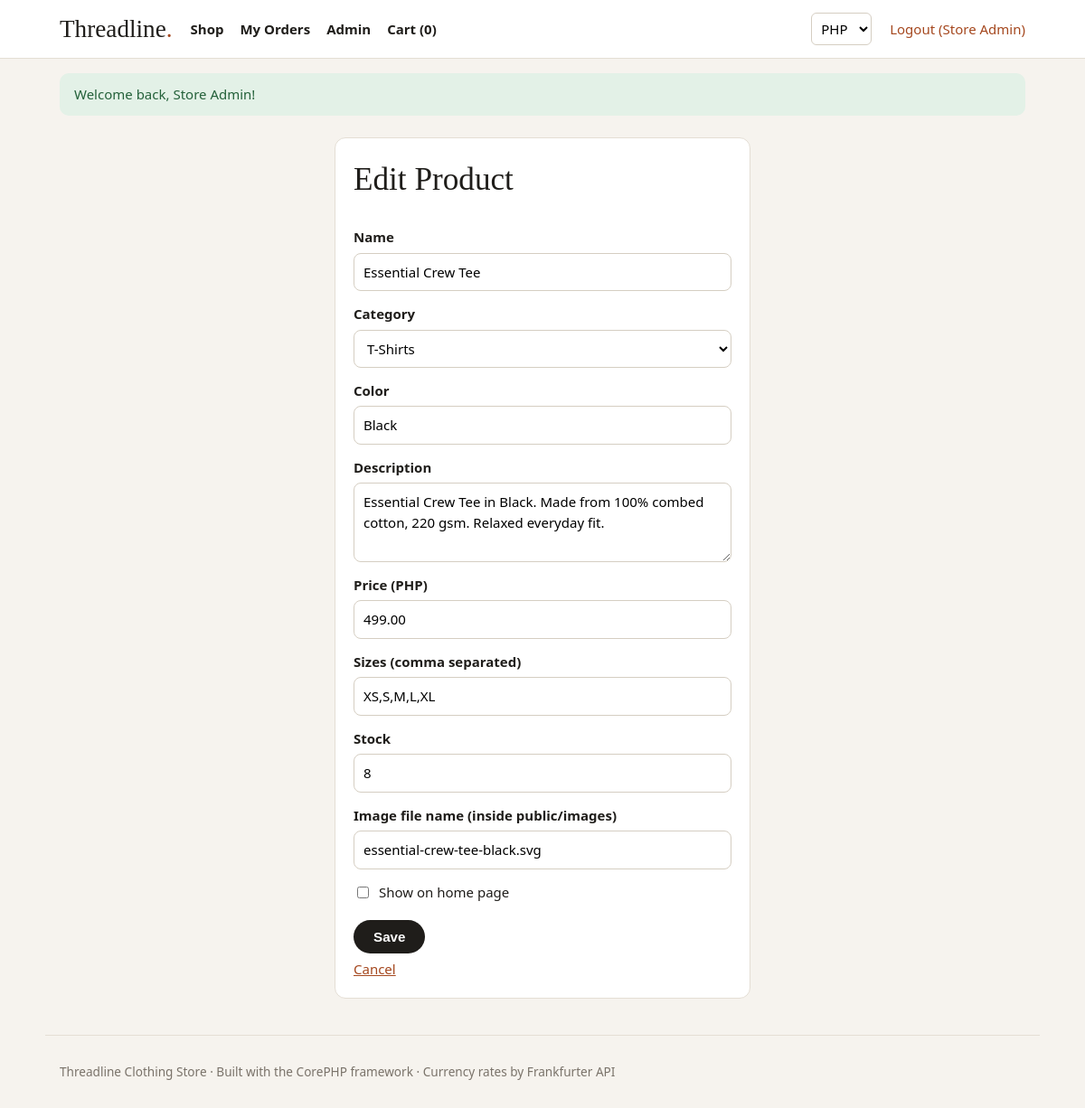
Screenshot of /admin/product-form?id=2 (signed in) with the database file from the repository.
### tables this page shows
CREATE TABLE products (
    id          INT AUTO_INCREMENT PRIMARY KEY,
    category_id INT NOT NULL,
    name        VARCHAR(150) NOT NULL,
    color       VARCHAR(40),
    description TEXT,
    price       DECIMAL(10,2) NOT NULL,
    sizes       VARCHAR(60) NOT NULL,
    stock       INT NOT NULL DEFAULT 0,
    image       VARCHAR(255),
    is_featured TINYINT(1) NOT NULL DEFAULT 0,
    created_at  DATETIME NOT NULL DEFAULT CURRENT_TIMESTAMP,
    FOREIGN KEY (category_id) REFERENCES categories(id)
);

CREATE TABLE categories (
    id   INT AUTO_INCREMENT PRIMARY KEY,
    name VARCHAR(80) NOT NULL
);

### app/helpers.php (called while the page is built, shortened)
<?php
function db()
{
    return Database::connect($GLOBALS['config']['database']);
}
function view($name, $data = [])
{
    extract($data);
    require __DIR__ . '/Views/' . $name . '.php';
    require __DIR__ . '/Views/layout.php';
    return new Response(ob_get_clean());
}
function e($text)
{
    return htmlspecialchars((string) $text, ENT_QUOTES, 'UTF-8');
}

### app/Controllers/AdminController.php (called while the page is built, shortened)
<?php
class AdminController
{
    public function productForm($request)
    {
        $id = $request->input('id');
        return view('admin/product-form', [
            'product'    => $id ? Product::find($id) : null,
            'categories' => Product::categories(),
        ]);
    }
}

### public/index.php (called while the page is built, shortened)
<?php
require_once __DIR__ . '/../core/Request.php';
require_once __DIR__ . '/../core/Database.php';
$request = new Request();
$router = new Router();
$router->dispatch($request);

### core/Database.php (called while the page is built)
<?php
class Database
{
    private static $connection = null;
    public static function connect($config)
    {
        if (self::$connection === null) {
            self::$connection = new PDO(
                "mysql:host={$config['host']};dbname={$config['name']}",
                $config['username'],
                $config['password']
            );
            self::$connection->setAttribute(
                PDO::ATTR_ERRMODE,
                PDO::ERRMODE_EXCEPTION
            );
        }
        return self::$connection;
    }
}

### app/Models/Product.php (called while the page is built, shortened)
<?php
class Product
{
    public static function categories()
    {
        return db()->query('SELECT * FROM categories ORDER BY id')->fetchAll(PDO::FETCH_ASSOC);
    }
    public static function find($id)
    {
        $stmt = db()->prepare('SELECT p.*, c.name AS category FROM products p JOIN categories c ON c.id = p.category_id WHERE p.id = ?');
        $stmt->execute([$id]);
        return $stmt->fetch(PDO::FETCH_ASSOC) ?: null;
    }
}

### core/Request.php (called while the page is built, shortened)
<?php
class Request
{
    public function input($key)
    {
        return $_POST[$key] ?? $_GET[$key] ?? null;
    }
}

### app/Views/admin/product-form.php (the view, shortened to what this page needs)
<?php $p = $product ?? []; ?>
<form method="post" action="/admin/product-save" class="box form">
    <h1><?= $product ? 'Edit' : 'Add' ?> Product</h1>
    <label>Name</label>
    <input type="text" name="name" value="<?= e($p['name'] ?? '') ?>" required>
    <label>Category</label>
    <select name="category_id">
        <?php foreach ($categories as $c): ?>
            <option value="<?= $c['id'] ?>" <?= ($p['category_id'] ?? '') == $c['id'] ? 'selected' : '' ?>><?= e($c['name']) ?></option>
        <?php endforeach; ?>
    </select>
    <label>Color</label>
    <input type="text" name="color" value="<?= e($p['color'] ?? '') ?>">
    <label>Description</label>
    <textarea name="description" rows="3"><?= e($p['description'] ?? '') ?></textarea>
    <label>Price (PHP)</label>
    <input type="number" step="0.01" name="price" value="<?= e($p['price'] ?? '') ?>" required>
    <label>Sizes (comma separated)</label>
    <input type="text" name="sizes" value="<?= e($p['sizes'] ?? 'S,M,L,XL') ?>" required>
    <label>Stock</label>
    <input type="number" name="stock" value="<?= e($p['stock'] ?? 10) ?>" min="0">
    <label>Image file name (inside public/images)</label>
    <input type="text" name="image" value="<?= e($p['image'] ?? 'placeholder.svg') ?>">
    <label class="check"><input type="checkbox" name="is_featured" value="1" <?= !empty($p['is_featured']) ? 'checked' : '' ?>> Show on home page</label>
    <button class="btn">Save</button>
    <a href="/admin/products">Cancel</a>
</form>

### public/assets/css/style.css (style rules this page uses)
* { box-sizing: border-box; }
body { margin: 0; background: #f6f3ee; color: #1f1d1a; font-family: "Segoe UI", Arial, sans-serif; font-size: 15px; line-height: 1.5; }
a { color: #a5481f; }
h1, h2 { font-family: Georgia, "Times New Roman", serif; font-weight: normal; }
h1 { font-size: 2.2rem; margin: 24px 0 12px; }
.btn { display: inline-block; background: #1f1d1a; color: #fff; border: 0; border-radius: 999px; padding: 10px 22px; font-weight: 600; cursor: pointer; text-decoration: none; font-size: 0.95rem; }
input, select, textarea { font: inherit; padding: 9px 10px; border: 1px solid #d5cec2; border-radius: 8px; background: #fff; }
.form { max-width: 460px; margin: 24px auto; display: flex; flex-direction: column; gap: 6px; }
.form h1 { margin-top: 0; }
.form label { font-weight: 600; margin-top: 8px; }
.form .btn { margin-top: 14px; align-self: flex-start; }
.check { display: flex; gap: 8px; align-items: center; font-weight: normal !important; }
.box { background: #fff; border: 1px solid #e4ded4; border-radius: 12px; padding: 20px; }

### rows the page displays
products: name "Essential Crew Tee", category_id "T-Shirts", color "Black", description "Essential Crew Tee in Black. Made from 100% combed cotton, 220 gsm. Relaxed everyday fit.", price "499.00", sizes "XS,S,M,L,XL", stock "8", image "essential-crew-tee-black.svg"

### other values shown
Cart::count() "0"
$user['name'] "Store Admin"
$_SESSION['flash']['message'] "Welcome back, Store Admin!"
form field currency "PHP"
